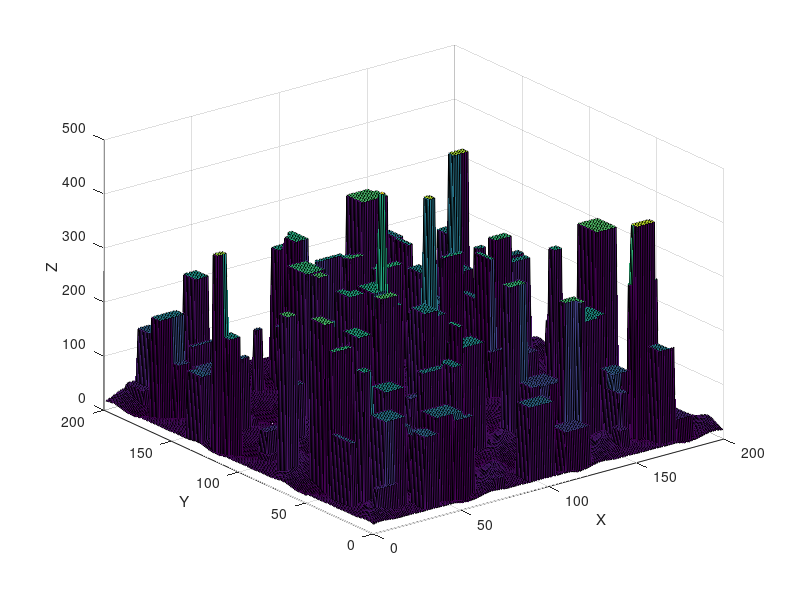

Write the MATLAB code that produced this figure.
% Parameters
terrainSize = 200; % Size of the terrain (e.g., 100x100)
numBuildings = 120; % Number of buildings
minBuildingSize = 3; % Minimum size of a building
maxBuildingSize = 15; % Maximum size of a building
maxBuildingHeight = 305;%3500; % Maximum height of a building
altitudeScale = 1; % Scale for the terrain altitude variations for subtle changes

% Generate the base terrain with subtle hills
[X, Y] = meshgrid(1:terrainSize, 1:terrainSize);
baseTerrain = altitudeScale * ( ...
    sin(0.1 * X) .* sin(0.1 * Y) + ...
    0.5 * sin(0.2 * X) .* sin(0.2 * Y) + ...
    0.25 * sin(0.3 * X) .* sin(0.3 * Y) + ...
    0.125 * sin(0.4 * X) .* sin(0.4 * Y) ...
);

% Normalize the terrain to a specific range
baseTerrain = (baseTerrain - min(baseTerrain(:))) / (max(baseTerrain(:)) - min(baseTerrain(:)));
baseTerrain = baseTerrain * maxBuildingHeight / 10; % Scale to a smaller range for subtle variations

% Randomly place buildings on top of the base terrain
for i = 1:numBuildings
    % Random building size
    buildingWidth = randi([minBuildingSize, maxBuildingSize]);
    buildingDepth = randi([minBuildingSize, maxBuildingSize]);
    buildingHeight = randi([1, maxBuildingHeight]);
    
    % Random position (ensure the building fits within the terrain)
    startX = randi([1, terrainSize - buildingWidth + 1]);
    startY = randi([1, terrainSize - buildingDepth + 1]);
    
    % Calculate the average height of the terrain where the building will be placed
    avgHeight = mean(mean(baseTerrain(startY:startY+buildingDepth-1, startX:startX+buildingWidth-1)));
    
    % Place the building on the terrain by adding height
    baseTerrain(startY:startY+buildingDepth-1, startX:startX+buildingWidth-1) = avgHeight + buildingHeight;
end

% Create the struct
terrainStruct = struct();
terrainStruct.start = [1; 1; 1];
terrainStruct.end = [200; 200; 100];
terrainStruct.n = 20; % Increased from 7 for better agility in gaps
terrainStruct.xmin = 1;
terrainStruct.xmax = terrainSize;
terrainStruct.ymin = 1;
terrainStruct.ymax = 200;
terrainStruct.zmin = 1;%min(baseTerrain(:));
terrainStruct.zmax = 120;%3500; % Adjust this value based on your data
terrainStruct.X = X(1,:);
terrainStruct.Y = Y(:,1);
terrainStruct.H = baseTerrain;
terrainStruct.safeH = 90;%maxBuildingHeight;
terrainStruct.theta = 30; % Adjust this value based on your needs

save('terrainStruct.mat', 'terrainStruct');

% Plot the terrain with buildings
figure;
surf(X, Y, baseTerrain);
xlabel('X');
ylabel('Y');
zlabel('Z');
%title('Subtle Terrain with Buildings and Natural Hills');
%colorbar;
%shading interp; % Optional: for smoother shading

% Display the struct
disp(terrainStruct);

